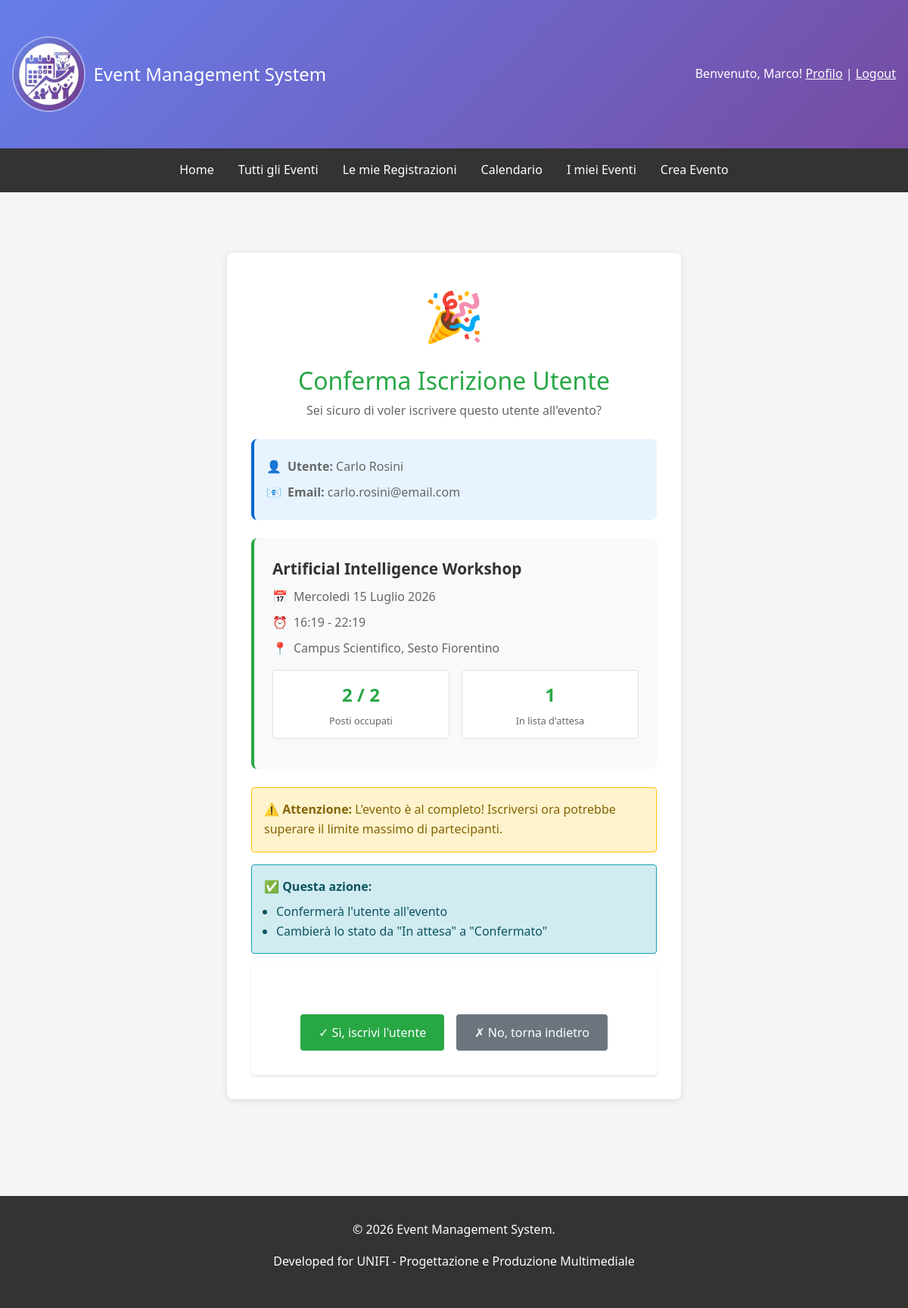
/events/event/598/admin-register/2051/confirm/ (signed in), run on the app's committed database.
### events/models.py (models this page shows, shortened)
class Event(models.Model):
    STATUS_CHOICES = [('draft', 'Bozza'), ('published', 'Pubblicato'), ('ongoing', 'In Corso'), ('completed', 'Completato'), ('cancelled', 'Annullato')]
    title = models.CharField(max_length=200, verbose_name='Titolo')
    description = models.TextField(verbose_name='Descrizione')
    organizer = models.ForeignKey(User, on_delete=models.CASCADE, related_name='organized_events', verbose_name='Organizzatore')
    location = models.CharField(max_length=255, verbose_name='Luogo')
    start_date = models.DateTimeField(verbose_name='Data e Ora Inizio')
    end_date = models.DateTimeField(verbose_name='Data e Ora Fine')
    max_attendees = models.IntegerField(null=True, blank=True, verbose_name='Numero Massimo Partecipanti')
    image = models.ImageField(upload_to='event_images/', blank=True, null=True, verbose_name='Immagine')
    status = models.CharField(max_length=15, choices=STATUS_CHOICES, default='draft', verbose_name='Stato')
    created_at = models.DateTimeField(auto_now_add=True)
    updated_at = models.DateTimeField(auto_now=True)
    deleted_at = models.DateTimeField(null=True, blank=True, verbose_name='Eliminato il')
    class Meta:
        ordering = ['-start_date']
        permissions = [('can_create_event', 'Può creare eventi'), ('can_edit_own_events', 'Può modificare i propri eventi'), ('can_delete_own_events', 'Può eliminare i propri eventi'), ('can_view_attendees', 'Può visualizzare la lista dei partecipanti')]
    def is_full(self):
        if self.max_attendees is None:
            return False
        return self.eventregistration_set.filter(status='confirmed').count() >= self.max_attendees
    @property
    def get_confirmed_attendees_count(self):
        return self.eventregistration_set.filter(status='confirmed').count()
    def get_pending_attendees_count(self):
        return self.eventregistration_set.filter(status='pending').count()

### events/views.py (the view)
# urls.py: path('event/<int:pk>/admin-register/<int:registration_pk>/confirm/', views.admin_register_confirm, name='admin_register_confirm'),
@login_required
def admin_register_confirm(request, pk, registration_pk):
    event = get_object_or_404(Event, pk=pk, status='published')
    registration = get_object_or_404(EventRegistration, pk=registration_pk, event=event)
    if not (request.user.is_staff or request.user == event.organizer):
        messages.error(request, 'Non hai i permessi per questa azione.')
        return redirect('events:event_detail', pk=pk)
    if registration.status != 'pending':
        messages.warning(request, 'Questo utente non è in lista d\'attesa.')
        return redirect('events:event_detail', pk=pk)
    if request.method == 'POST':
        registration.status = 'confirmed'
        registration.save()
        user_name = registration.user.get_full_name() or registration.user.username
        messages.success(request, f'✅ {user_name} è stato iscritto all\'evento "{event.title}" con successo!')
        return redirect('events:event_detail', pk=pk)
    context = {
        'event': event,
        'registration': registration,
        'user_to_register': registration.user,
        'is_admin_register': True,
    }
    return render(request, 'events/confirm_register.html', context)

### templates/events/confirm_register.html (shortened to what this page needs)
{% extends 'base.html' %}
{% block content %}
<div class="confirm-container">
    <div class="success-icon">
        🎉
    </div>
    <h2 style="text-align: center; color: #28a745; margin-bottom: 0.5rem;">
        Conferma Iscrizione Utente
    </h2>
    <p style="text-align: center; color: #666; margin-bottom: 1.5rem;">
        Sei sicuro di voler iscrivere questo utente all'evento?
    </p>
    <div class="profile-box">
        <div class="event-info">
            <span>👤</span>
            <span><strong>Utente:</strong> {{ user_to_register.get_full_name|default:user_to_register.username }}</span>
        </div>
        <div class="event-info">
            <span>📧</span>
            <span><strong>Email:</strong> {{ user_to_register.email }}</span>
        </div>
    </div>
    <div class="event-details">
        <div class="event-title">
            {{ event.title }}
        </div>
        <div class="event-info">
            <span>📅</span>
            <span>{{ event.start_date|date:"l d F Y" }}</span>
        </div>
        <div class="event-info">
            <span>⏰</span>
            <span>{{ event.start_date|date:"H:i" }} - {{ event.end_date|date:"H:i" }}</span>
        </div>
        {% if event.location %}
        <div class="event-info">
            <span>📍</span>
            <span>{{ event.location }}</span>
        </div>
        {% endif %}
        <div class="stats-grid">
            <div class="stat-card">
                <div class="stat-number">{{ event.get_confirmed_attendees_count }}{% if event.max_attendees %} / {{ event.max_attendees }}{% endif %}</div>
                <div class="stat-label">Posti occupati</div>
            </div>
            <div class="stat-card">
                <div class="stat-number">{{ event.get_pending_attendees_count }}</div>
                <div class="stat-label">In lista d'attesa</div>
            </div>
        </div>
    </div>
    {% if event.is_full %}
        <div class="warning-text">
            <strong>⚠️ Attenzione:</strong> L'evento è al completo!
            Iscriversi ora potrebbe superare il limite massimo di partecipanti.
        </div>
    {% else %}
        <div class="info-text">
            <strong>📝 Nota:</strong> L'utente riceverà una notifica di conferma dell'iscrizione.
            Dopo l'iscrizione, i posti disponibili si ridurranno.
        </div>
    {% endif %}
    <div class="info-text">
        <strong>✅ Questa azione:</strong>
        <ul style="margin: 0.5rem 0 0 1rem; padding: 0;">
            <li>Confermerà l'utente all'evento</li>
            <li>Cambierà lo stato da "In attesa" a "Confermato"</li>
        </ul>
    </div>
    <form method="post">
        <div class="button-group">
            <button type="submit" class="btn-confirm">
                ✓ Sì, iscrivi l'utente
            </button>
            <a href="{% url 'events:event_detail' pk=event.pk %}" class="btn-cancel">
                ✗ No, torna indietro
            </a>
        </div>
    </form>
</div>
{% endblock %}

### templates/base.html (shortened to what this page needs)
{% load static %}
<!DOCTYPE html>
<html lang="it">
<head>
    <link href="https://cdn.jsdelivr.net/npm/bootstrap@5.3.0/dist/css/bootstrap.min.css" rel="stylesheet">
</head>
<body>
    <header>
        <div class="container">
            <div class="header-content">
                <div class="header-logo">
                    <a href="{% url 'home' %}" style="text-decoration: none; color: inherit; display: flex; align-items: center; gap: 10px;">
                        <img src="{% static 'favicon.ico' %}" alt="Event Management System Logo">
                        <h1>Event Management System</h1>
                    </a>
                </div>
                <div class="user-info">
                    {% if user.is_authenticated %}
                        <span>Benvenuto, {{ user.first_name|default:user.username }}!</span>
                        <a href="{% url 'users:profile' %}" style="color: white; text-decoration: underline;">Profilo</a> |
                        <form method="post" action="{% url 'users:logout' %}" style="display: inline; margin: 0; padding: 0; background: none; border:none; outline: none; box-shadow: none;">
                            <button type="submit" style="background: none; border: none; color: white; text-decoration: underline; cursor: pointer; padding: 0; font: inherit; outline: none; box-shadow: none;">
                                Logout
                            </button>
                        </form>
                    {% else %}
                        <a href="{% url 'users:login' %}" style="color: white; text-decoration: underline;">Login</a> |
                        <a href="{% url 'users:register' %}" style="color: white; text-decoration: underline;">Registrati</a>
                    {% endif %}
                </div>
            </div>
        </div>
    </header>
    <nav>
        <div class="nav-links">
            <a href="{% url 'home' %}">Home</a>
            <a href="{% url 'events:event_list' %}">Tutti gli Eventi</a>
            {% if user.is_authenticated %}
                {% if user.is_staff %}
                    <a href="{% url 'events:organizer_events' %}">Gestione Eventi</a>
                    <a href="{% url 'events:deleted_events' %}">Eventi Eliminati</a>
                {% else %}
                    <a href="{% url 'events:user_registrations' %}">Le mie Registrazioni</a>
                    <a href="{% url 'events:calendar_view' %}">Calendario</a>
                {% endif %}
                {% if user.profile.role == 'organizer' %}
                    <a href="{% url 'events:organizer_events' %}">I miei Eventi</a>
                    <a href="{% url 'events:event_create' %}?next={{ request.GET.next|default:request.path }}">Crea Evento</a>
                {% endif %}
            {% endif %}
        </div>
    </nav>
    <div class="container">
        {% block content %}{% endblock %}
    </div>
    <footer>
        <p>&copy; 2026 Event Management System.</p>
        <p>Developed for UNIFI - Progettazione e Produzione Multimediale</p>
    </footer>
</body>
</html>

### templates/base.html (style rules this page uses)
* { margin: 0; padding: 0; box-sizing: border-box; }
body { font-family: 'Segoe UI', Tahoma, Geneva, Verdana, sans-serif; background-color: #f5f5f5; line-height: 1.6; }
header { background: linear-gradient(135deg, #667eea 0%, #764ba2 100%); color: white; padding: 1rem 0; }
.header-logo { display: flex; align-items: center; gap: 0.75rem; }
.header-logo img { height: 100px; width: auto; border: 2px solid rgb(255 255 255 / 0.4); border-radius: 50%; }
.header-logo h1 { margin: 0; font-size: 1.5rem; }
nav { background-color: #333; padding: 0; position: sticky; top: 0; z-index: 1030; transition: all 0.3s ease; }
.nav-links { display: flex; justify-content: center; padding: 0.5rem; transition: all 0.3s ease; }
nav a { display: inline-block; color: white; text-decoration: none; padding: 0.5rem 1rem; font-size: 1rem; transition: all 0.3s ease; }
.container { max-width: 1200px; margin: 0 auto; padding: 2rem 1rem; }
.header-content { display: flex; justify-content: space-between; align-items: center; }
footer { background-color: #333; color: white; text-align: center; padding: 2rem; margin-top: 3rem; }
.event-title { font-size: 1.5rem; margin-bottom: 0.5rem; color: #333; }
form { background: white; padding: 2rem; border-radius: 4px; box-shadow: 0 2px 4px rgba(0,0,0,0.1); }
.user-info { color: white; }

### templates/events/confirm_register.html (style rules this page uses)
.confirm-container { max-width: 600px; margin: 3rem auto; padding: 2rem; background: white; border-radius: 8px; box-shadow: 0 2px 10px rgba(0,0,0,0.1); }
.success-icon { text-align: center; font-size: 4rem; margin-bottom: 1rem; }
.event-details { background: #f8f9fa; padding: 1.5rem; border-radius: 8px; margin: 1.5rem 0; border-left: 4px solid #28a745; }
.event-title { font-size: 1.3rem; font-weight: bold; color: #333; margin-bottom: 0.5rem; }
.event-info { color: #666; margin: 0.5rem 0; display: flex; align-items: center; gap: 0.5rem; }
.profile-box { background: #e7f3ff; padding: 1rem; border-radius: 8px; margin: 1rem 0; border-left: 4px solid #0066cc; }
.info-text { background: #d1ecf1; border: 1px solid #17a2b8; color: #0c5460; padding: 1rem; border-radius: 4px; margin: 1rem 0; }
.warning-text { background: #fff3cd; border: 1px solid #ffc107; color: #856404; padding: 1rem; border-radius: 4px; margin: 1rem 0; }
.button-group { display: flex; gap: 1rem; justify-content: center; margin-top: 2rem; }
.btn-confirm { background: #28a745; color: white; padding: 0.7rem 1.5rem; border: none; border-radius: 4px; cursor: pointer; font-size: 1rem; transition: all 0.2s ease; }
.btn-cancel { background: #6c757d; color: white; padding: 0.7rem 1.5rem; border: none; border-radius: 4px; cursor: pointer; font-size: 1rem; text-decoration: none; display: inline-block; transition: all 0.2s ease; }
.stats-grid { display: grid; grid-template-columns: 1fr 1fr; gap: 1rem; margin: 1rem 0; }
.stat-card { background: white; padding: 0.8rem; border-radius: 4px; text-align: center; border: 1px solid #dee2e6; }
.stat-number { font-size: 1.5rem; font-weight: bold; color: #28a745; }
.stat-label { font-size: 0.8rem; color: #666; margin-top: 0.3rem; }

### data on the page
Event: title "Artificial Intelligence Workshop", start_date "Mercoledì 15 Luglio 2026", start_date "16:19", end_date "22:19", location "Campus Scientifico, Sesto Fiorentino", get_confirmed_attendees_count "2", max_attendees "2", get_pending_attendees_count "1"

### other printed values
{{ user.first_name|default:user.username }} "Marco"
{{ user_to_register.get_full_name|default:user_to_register.username }} "Carlo Rosini"
{{ user_to_register.email }} "carlo.rosini@email.com"
